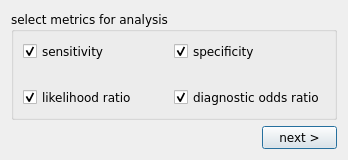
<?xml version="1.0" encoding="UTF-8"?>
<ui version="4.0">
 <class>diag_metric</class>
 <widget class="QDialog" name="diag_metric">
  <property name="windowModality">
   <enum>Qt::ApplicationModal</enum>
  </property>
  <property name="geometry">
   <rect>
    <x>0</x>
    <y>0</y>
    <width>348</width>
    <height>160</height>
   </rect>
  </property>
  <property name="minimumSize">
   <size>
    <width>250</width>
    <height>140</height>
   </size>
  </property>
  <property name="maximumSize">
   <size>
    <width>10000</width>
    <height>10000</height>
   </size>
  </property>
  <property name="font">
   <font>
    <family>Verdana</family>
   </font>
  </property>
  <property name="windowTitle">
   <string>Diagnostic Metrics</string>
  </property>
  <property name="windowIcon">
   <iconset>
    <normaloff>:/misc/meta.ico</normaloff>:/misc/meta.ico</iconset>
  </property>
  <layout class="QGridLayout" name="gridLayout_2">
   <item row="0" column="0">
    <widget class="QGroupBox" name="metrics_grp_box">
     <property name="title">
      <string>select metrics for analysis</string>
     </property>
     <layout class="QVBoxLayout" name="verticalLayout">
      <item>
       <layout class="QGridLayout" name="gridLayout">
        <item row="0" column="0">
         <widget class="QCheckBox" name="chk_box_sens">
          <property name="text">
           <string>sensitivity</string>
          </property>
          <property name="checked">
           <bool>true</bool>
          </property>
         </widget>
        </item>
        <item row="0" column="1">
         <widget class="QCheckBox" name="chk_box_spec">
          <property name="text">
           <string>specificity</string>
          </property>
          <property name="checked">
           <bool>true</bool>
          </property>
         </widget>
        </item>
        <item row="2" column="0">
         <widget class="QCheckBox" name="chk_box_lr">
          <property name="text">
           <string>likelihood ratio</string>
          </property>
          <property name="checked">
           <bool>true</bool>
          </property>
         </widget>
        </item>
        <item row="2" column="1">
         <widget class="QCheckBox" name="chk_box_dor">
          <property name="text">
           <string>diagnostic odds ratio</string>
          </property>
          <property name="checked">
           <bool>true</bool>
          </property>
         </widget>
        </item>
        <item row="1" column="0">
         <spacer name="verticalSpacer">
          <property name="orientation">
           <enum>Qt::Vertical</enum>
          </property>
          <property name="sizeHint" stdset="0">
           <size>
            <width>20</width>
            <height>40</height>
           </size>
          </property>
         </spacer>
        </item>
       </layout>
      </item>
     </layout>
    </widget>
   </item>
   <item row="1" column="0">
    <layout class="QHBoxLayout" name="horizontalLayout">
     <item>
      <spacer name="horizontalSpacer">
       <property name="orientation">
        <enum>Qt::Horizontal</enum>
       </property>
       <property name="sizeHint" stdset="0">
        <size>
         <width>200</width>
         <height>20</height>
        </size>
       </property>
      </spacer>
     </item>
     <item>
      <widget class="QPushButton" name="btn_ok">
       <property name="maximumSize">
        <size>
         <width>75</width>
         <height>23</height>
        </size>
       </property>
       <property name="text">
        <string>next &gt;</string>
       </property>
      </widget>
     </item>
    </layout>
   </item>
  </layout>
 </widget>
 <resources>
  <include location="images/icons.qrc"/>
 </resources>
 <connections/>
</ui>
